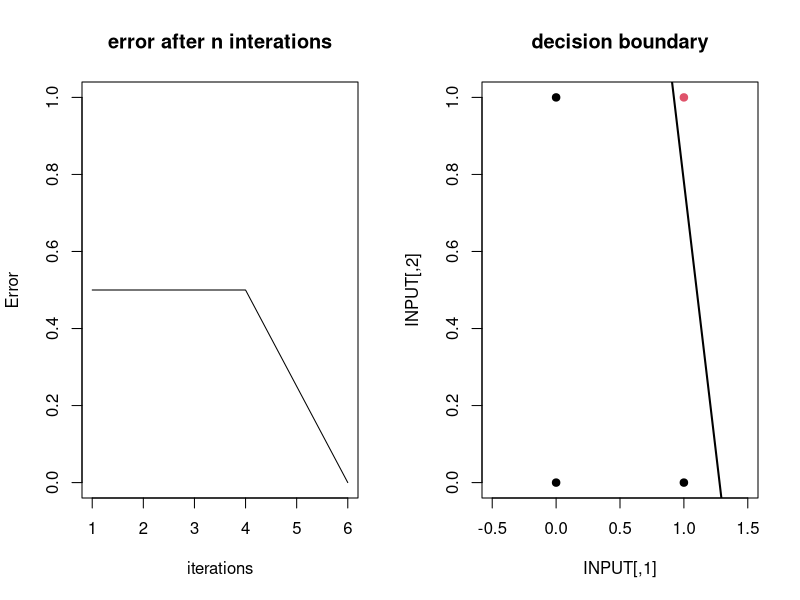

Reproduce this figure in R.
# R Perceptron based on perceptron.m 


StepFunction <- function(Input) {
   
   if(Input <= 0) {
      Outsignal <- 0
   } else {
      Outsignal <- 1
   }
   return(Outsignal)
   
}

NUM_EXAMPLES <- 4
NUM_INPUTS <- 2
# Set up a matrix of input examples. Each row is an example input set.
INPUT <- matrix(c(0, 0,
                  1, 0,
                  0, 1,
                  1, 1), nrow=NUM_EXAMPLES, ncol=NUM_INPUTS, byrow = TRUE)

CORRECT_OUTPUT <- c(0,0,0,1) # correct output
eta <- 0.8  # factor controlling how much weights should be adjusted
done <- FALSE     # Flag to signal when a solution has been found
Count <- 0        # counter for the number of batches (a batch = try all four examples)

W <- runif(3,-3,3) # initialize random uniform weights between -3 and 3


SaveOutput <- c() # empty vector to save output
savecount <- 0


for (i in 1:10) { 
  
while(!done && Count < 25) {      # the ! is a NOT operator. Task will be solved when done = TRUE
   
   TOTAL_ERROR <- 0 # Sums up total error in one batch
   total_execution_time <- 0
   
    
   for(Example in 1:NUM_EXAMPLES)  {          # four examples of pairwise input 0 or 1
     
     start_time <- Sys.time()
      # start with the bias (last weight):
      SumWS <- W[NUM_INPUTS+1]*1          # SumWS sums the product from the weights * signals
      # Add the rest of the signals:
      for(Weight in 1:NUM_INPUTS) { 
         Signal <- INPUT[Example, Weight] # get signal from signal vector
         SumWS <- SumWS + W[Weight]*Signal                # sum for all weights
      }
      
      Output <- StepFunction(SumWS)           #check if incoming signal produces output in transfer function   
      Error <- Output - CORRECT_OUTPUT[Example] # difference between expected and actual output (=supervision!)
      
      TOTAL_ERROR <- TOTAL_ERROR  + abs(Error)
      
      if(Error > 0) {          # check if weights should be decreased
         W[1] <- W[1] - abs(Error*INPUT[Example,1]*eta)      # adjust weight 1
         W[2] <- W[2] - abs(Error*INPUT[Example,2]*eta)      # adjust weight 2
         W[3] <- W[3] - abs(Error*eta)                      # adjust weight 3 (=bias)
      } 
      
      if(Error < 0 ) {      # check if weights should be increased
         for (i in 1:NUM_INPUTS) {
            W[i] <- W[i] + abs(Error*INPUT[Example,i]*eta)   # adjust weight i
         }
         W[NUM_INPUTS+1] <- W[NUM_INPUTS+1] + abs(Error*eta) # adjust the bias
      }
      
   }
   Count <- Count + 1
   SaveOutput[Count] <- TOTAL_ERROR/NUM_EXAMPLES
   if(TOTAL_ERROR == 0) {
      done <- TRUE # if we got no error -> task is done, exit 
      # (we could also use a break statement here, instead of the flag)
    
      
      end_time <- Sys.time()
      execution_time_i <- end_time - start_time
      total_execution_time <- total_execution_time + execution_time_i
   }
   
   average_generation_time <- total_execution_time / 10
   savecount<- savecount+Count
   } 
 
}
average_count <- savecount/10
print(average_count)
print(average_generation_time)
op <- par(mfrow = c(1,2)) 
plot(1:Count,SaveOutput,type="l",ylab="Error",xlab="iterations",main="error after n interations",ylim=c(0,1)) # plot error rate at the end
# plot correct outputs with different colors:
plot(INPUT, col = as.factor(CORRECT_OUTPUT),pch=19,xlim=c(-0.5,1.5),main="decision boundary") # plot decision boundary
# Plot the decision boundary:
slope <- W[1]/(-W[2])
intercept <- W[3]/(-W[2])
abline(intercept,slope,lwd=2)
par(op) # reset graphics variables to previous state (cleaning up)




